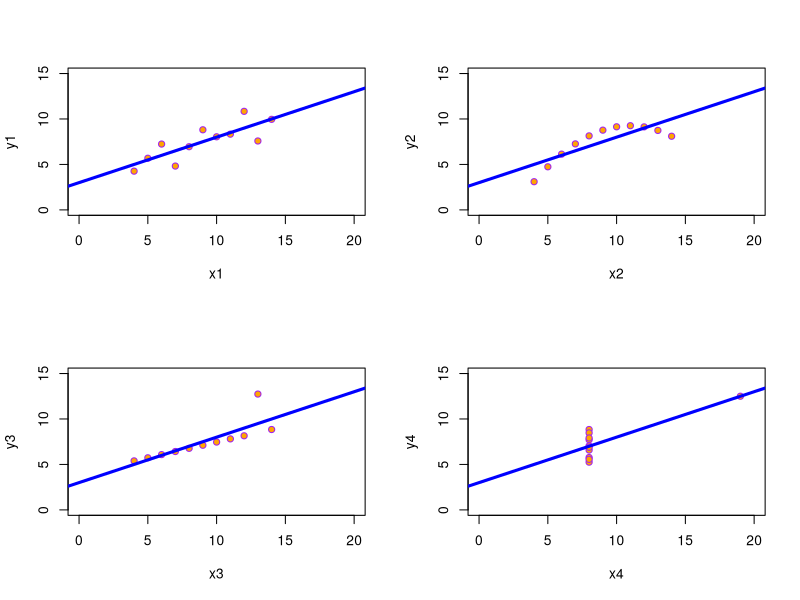

The R source for this figure:
#Carregar os dados no objeto
a <- anscombe

#Reagrupar as colunas e os conjuntos de dados
a1 <- a[,c('x1','y1')]
a2 <- a[,c('x2','y2')]
a3 <- a[,c('x3','y3')]
a4 <- a[,c('x4','y4')]
al <- cbind(a1,a2,a3,a4)

#Visualizar todos os dados em formato tabular
View(al)

#Função para apresentar os coeficientes
coeficienteRegression <- function(dataset)
{
 colnames(dataset) <- c('x','y')

 Regression = lm( dataset$y ~ dataset$x )

 m <- as.data.frame(matrix(c(
 round(Regression$coefficients[1],3) ,
 round(Regression$coefficients[2],3) ,
 round(summary(Regression)$r.squared,3) ,
 round(summary(Regression)$sigma,3)

 ),ncol=4,nrow = 1,byrow = T))

 colnames(m) <- c("Alpha", "Beta", "R^2", "Sigma")
 return(m)
}

#Função para apresentar as métricas
showMetrics <- function(dataset)
{
 m <- as.data.frame(matrix(c(
 'Average','x', round(mean(dataset$x),3),
 'Average','y', round(mean(dataset$y),3),
 'Variance','', round(var(dataset$y),3),
 'Correlation','', round( as.numeric(as.character(cor(dataset)[1,2])) ,3)),ncol=3,nrow = 4,byrow = T))

 colnames(m) <- c("Operation", "Variable", "Result")
 return(m)
}

#Função para desenhar o gráfico
drawGraph <- function(dataset)
{
 plot(dataset, pch=21, bg="orange", col="purple", type='p',xlim = c(0,20), ylim = c(0,15))
 Regression = lm( dataset$y ~ dataset$x )
 abline(Regression, col="blue", lwd=3)
}

#Imprimir os quatro gráficos
par(mfrow=c(2,2))
drawGraph(a1)
drawGraph(a2)
drawGraph(a3)
drawGraph(a4)

#Apresentar os Results dos coeficientes
coeficienteRegression(a1)
coeficienteRegression(a2)
coeficienteRegression(a3)
coeficienteRegression(a4)

#Apresentar as métricas de estatística básica
showMetrics(a1)
showMetrics(a2)
showMetrics(a3)
showMetrics(a4)